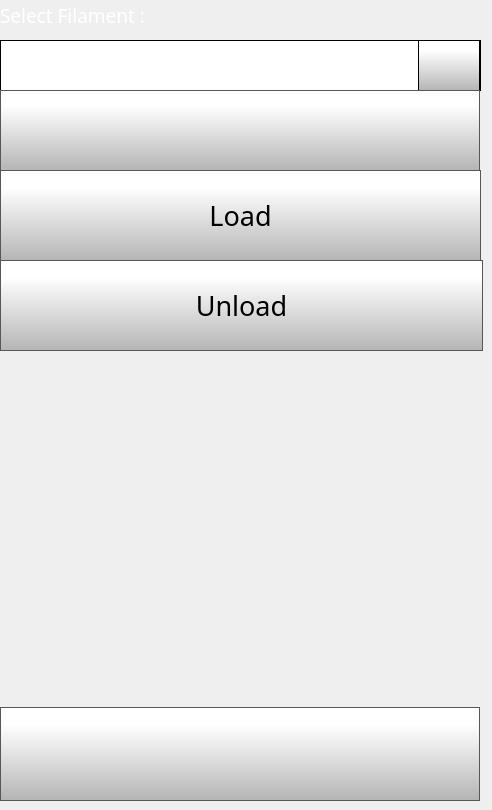
    <widget class="QWidget" name="changeFilamentPage">
     <widget class="QLabel" name="selectFilamentlabel">
      <property name="geometry">
       <rect>
        <x>0</x>
        <y>0</y>
        <width>381</width>
        <height>31</height>
       </rect>
      </property>
      <property name="font">
       <font>
        <family>Gotham Light</family>
        <pointsize>14</pointsize>
        <weight>50</weight>
        <bold>false</bold>
       </font>
      </property>
      <property name="styleSheet">
       <string notr="true">color: rgb(255, 255, 255);</string>
      </property>
      <property name="text">
       <string>Select Filament :</string>
      </property>
     </widget>
     <widget class="QComboBox" name="changeFilamentComboBox">
      <property name="geometry">
       <rect>
        <x>0</x>
        <y>40</y>
        <width>481</width>
        <height>51</height>
       </rect>
      </property>
      <property name="font">
       <font>
        <family>Gotham</family>
        <pointsize>24</pointsize>
       </font>
      </property>
      <property name="styleSheet">
       <string notr="true"> QScrollBar:vertical {
     border: 1px solid black;
border-radius: 5px;
	background-color: rgb(40,40,40);
     width: 80px;
     margin: 70px 0 70px 0;
 }
 QScrollBar::handle:vertical {
border-radius: 5px;
background: qlineargradient(spread:pad, x1:0, y1:1, x2:0, y2:0.188, stop:0 rgba(180, 180, 180, 255), stop:1 rgba(255, 255, 255, 255));
min-height: 20px;
 }
 QScrollBar::add-line:vertical {
     border: 1px solid black;
background: qlineargradient(spread:pad, x1:0, y1:1, x2:0, y2:0.188, stop:0 rgba(180, 180, 180, 255), stop:1 rgba(255, 255, 255, 255));
     height:65px;
border-radius: 5px;
     subcontrol-position: bottom;
     subcontrol-origin: margin;
 }

 QScrollBar::sub-line:vertical {
     border: 1px solid black;
background: qlineargradient(spread:pad, x1:0, y1:1, x2:0, y2:0.188, stop:0 rgba(180, 180, 180, 255), stop:1 rgba(255, 255, 255, 255));
     height: 65px;
border-radius: 5px;
     subcontrol-position: top;
     subcontrol-origin: margin;
 }

QScrollBar::up-arrow:vertical {
 image: url(./templates/img/arrows.png);
    width: 40px;
    height: 40px;
 padding: 5px;
 }
QScrollBar::down-arrow:vertical {
 image: url(./templates/img/arrows-5.png);
    width: 40px;
    height: 40px;
 padding: 5px;
 }

 QScrollBar::add-page:vertical, QScrollBar::sub-page:vertical {
     background: none;
 }

QComboBox {
border: 1px solid black;
    padding: 0px 18px 0px 3px;
    min-width: 6em;

}

QComboBox::item {
	color: rgb(0, 0, 0);
}

QComboBox:editable {
    background: white;
}

QComboBox:!editable, QComboBox::drop-down:editable {
background: white;
}

/* QComboBox gets the &quot;on&quot; state when the popup is open */
QComboBox:!editable:on, QComboBox::drop-down:editable:on {
background: white;
}


QComboBox::drop-down {
border-left: 1px solid black;
border-right: 1px solid black;
	background-color: qlineargradient(spread:pad, x1:0, y1:1, x2:0, y2:0.188, stop:0 rgba(180, 180, 180, 255), stop:1 rgba(255, 255, 255, 255));
    width: 60px;
     height: 50px;

}

QComboBox::down-arrow {

image: url(./templates/img/arrows-5.png);
width: 30px;
height: 30px;

}
</string>
      </property>
      <property name="editable">
       <bool>false</bool>
      </property>
      <property name="maxVisibleItems">
       <number>8</number>
      </property>
      <property name="iconSize">
       <size>
        <width>30</width>
        <height>30</height>
       </size>
      </property>
     </widget>
     <widget class="QPushButton" name="changeFilamentLoadButton">
      <property name="geometry">
       <rect>
        <x>0</x>
        <y>170</y>
        <width>481</width>
        <height>91</height>
       </rect>
      </property>
      <property name="font">
       <font>
        <family>Gotham</family>
        <pointsize>20</pointsize>
       </font>
      </property>
      <property name="styleSheet">
       <string notr="true">QPushButton {
     border: 1px solid rgb(87, 87, 87);
	background-color: qlineargradient(spread:pad, x1:0, y1:1, x2:0, y2:0.188, stop:0 rgba(180, 180, 180, 255), stop:1 rgba(255, 255, 255, 255));


}

QPushButton:pressed {
    background-color: qlineargradient(x1: 0, y1: 0, x2: 0, y2: 1,
                                      stop: 0 #dadbde, stop: 1 #f6f7fa);
}

QPushButton:flat {
    border: none; /* no border for a flat push button */
}

QPushButton:default {
    border-color: navy; /* make the default button prominent */
}

QPushButton:focus {
	outline: none;
}</string>
      </property>
      <property name="text">
       <string>Load</string>
      </property>
      <property name="icon">
       <iconset>
        <normaloff>templates/img/load.png</normaloff>templates/img/load.png</iconset>
      </property>
      <property name="iconSize">
       <size>
        <width>60</width>
        <height>60</height>
       </size>
      </property>
     </widget>
     <widget class="QPushButton" name="toolToggleChangeFilamentButton">
      <property name="geometry">
       <rect>
        <x>0</x>
        <y>90</y>
        <width>480</width>
        <height>81</height>
       </rect>
      </property>
      <property name="minimumSize">
       <size>
        <width>0</width>
        <height>0</height>
       </size>
      </property>
      <property name="font">
       <font>
        <family>Gotham</family>
        <pointsize>30</pointsize>
       </font>
      </property>
      <property name="styleSheet">
       <string notr="true">QPushButton {
     border: 1px solid rgb(87, 87, 87);
	background-color: qlineargradient(spread:pad, x1:0, y1:1, x2:0, y2:0.188, stop:0 rgba(180, 180, 180, 255), stop:1 rgba(255, 255, 255, 255));
}

QPushButton:pressed {
    background-color: qlineargradient(x1: 0, y1: 0, x2: 0, y2: 1,
                                      stop: 0 #dadbde, stop: 1 #f6f7fa);
}

QPushButton:flat {
    border: none; /* no border for a flat push button */
}

QPushButton:default {
    border-color: navy; /* make the default button prominent */
}

QPushButton:focus {
	outline: none;
}</string>
      </property>
      <property name="text">
       <string/>
      </property>
      <property name="icon">
       <iconset>
        <normaloff>templates/img/NozzleSelect_0.png</normaloff>
        <normalon>templates/img/NozzleSelect_1.png</normalon>templates/img/NozzleSelect_0.png</iconset>
      </property>
      <property name="iconSize">
       <size>
        <width>120</width>
        <height>50</height>
       </size>
      </property>
      <property name="checkable">
       <bool>true</bool>
      </property>
      <property name="checked">
       <bool>false</bool>
      </property>
      <property name="autoDefault">
       <bool>false</bool>
      </property>
      <property name="default">
       <bool>false</bool>
      </property>
      <property name="flat">
       <bool>false</bool>
      </property>
     </widget>
     <widget class="QPushButton" name="changeFilamentUnloadButton">
      <property name="geometry">
       <rect>
        <x>0</x>
        <y>260</y>
        <width>483</width>
        <height>91</height>
       </rect>
      </property>
      <property name="font">
       <font>
        <family>Gotham</family>
        <pointsize>20</pointsize>
       </font>
      </property>
      <property name="styleSheet">
       <string notr="true">QPushButton {
     border: 1px solid rgb(87, 87, 87);
	background-color: qlineargradient(spread:pad, x1:0, y1:1, x2:0, y2:0.188, stop:0 rgba(180, 180, 180, 255), stop:1 rgba(255, 255, 255, 255));


}

QPushButton:pressed {
    background-color: qlineargradient(x1: 0, y1: 0, x2: 0, y2: 1,
                                      stop: 0 #dadbde, stop: 1 #f6f7fa);
}

QPushButton:flat {
    border: none; /* no border for a flat push button */
}

QPushButton:default {
    border-color: navy; /* make the default button prominent */
}

QPushButton:focus {
	outline: none;
}</string>
      </property>
      <property name="text">
       <string>Unload</string>
      </property>
      <property name="icon">
       <iconset>
        <normaloff>templates/img/unload.png</normaloff>templates/img/unload.png</iconset>
      </property>
      <property name="iconSize">
       <size>
        <width>60</width>
        <height>60</height>
       </size>
      </property>
     </widget>
     <widget class="QPushButton" name="changeFilamentBackButton">
      <property name="geometry">
       <rect>
        <x>0</x>
        <y>707</y>
        <width>480</width>
        <height>94</height>
       </rect>
      </property>
      <property name="minimumSize">
       <size>
        <width>0</width>
        <height>0</height>
       </size>
      </property>
      <property name="font">
       <font>
        <family>Gotham Light</family>
        <pointsize>9</pointsize>
       </font>
      </property>
      <property name="styleSheet">
       <string notr="true">QPushButton {
     border: 1px solid rgb(87, 87, 87);
	background-color: qlineargradient(spread:pad, x1:0, y1:1, x2:0, y2:0.188, stop:0 rgba(180, 180, 180, 255), stop:1 rgba(255, 255, 255, 255));


}

QPushButton:pressed {
    background-color: qlineargradient(x1: 0, y1: 0, x2: 0, y2: 1,
                                      stop: 0 #dadbde, stop: 1 #f6f7fa);
}

QPushButton:flat {
    border: none; /* no border for a flat push button */
}

QPushButton:default {
    border-color: navy; /* make the default button prominent */
}

QPushButton:focus {
	outline: none;
}</string>
      </property>
      <property name="text">
       <string/>
      </property>
      <property name="icon">
       <iconset>
        <normaloff>templates/img/arrows-4.png</normaloff>templates/img/arrows-4.png</iconset>
      </property>
      <property name="iconSize">
       <size>
        <width>50</width>
        <height>50</height>
       </size>
      </property>
      <property name="checkable">
       <bool>false</bool>
      </property>
      <property name="autoDefault">
       <bool>false</bool>
      </property>
      <property name="default">
       <bool>false</bool>
      </property>
      <property name="flat">
       <bool>false</bool>
      </property>
     </widget>
    </widget>
